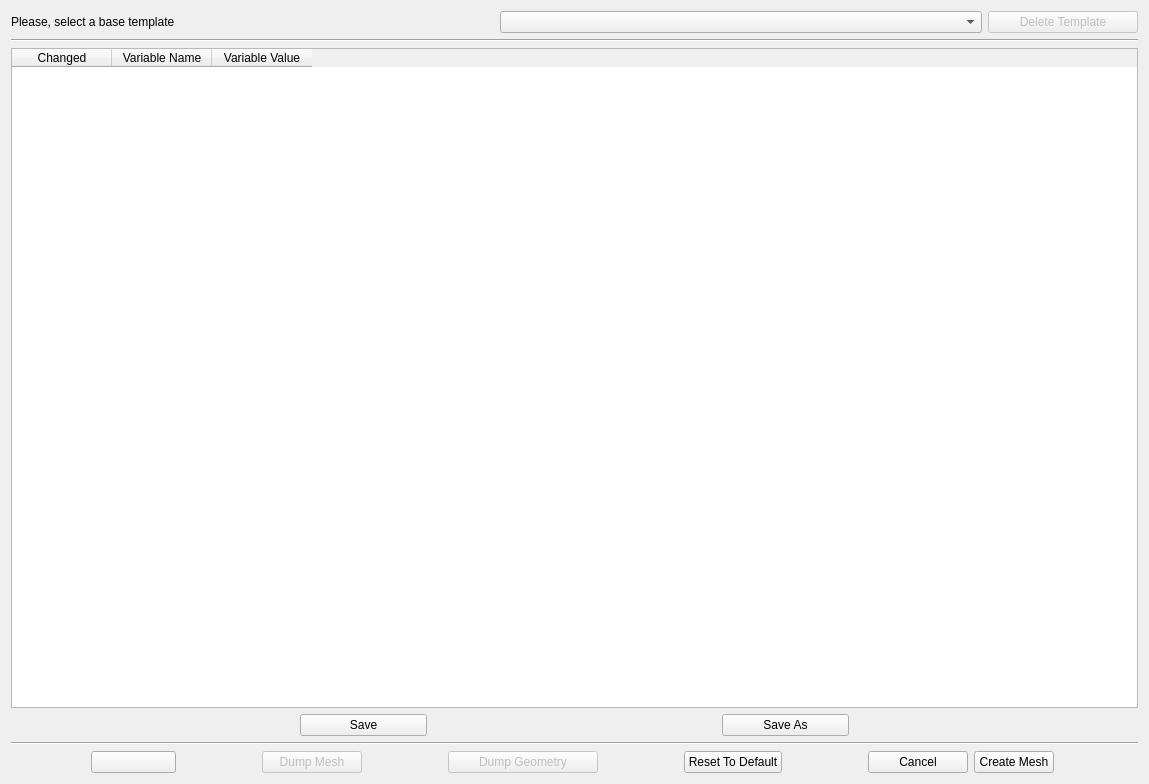
<?xml version="1.0" encoding="UTF-8"?>
<ui version="4.0">
 <class>SalomeTemplateDialog</class>
 <widget class="QDialog" name="SalomeTemplateDialog">
  <property name="geometry">
   <rect>
    <x>0</x>
    <y>0</y>
    <width>1149</width>
    <height>784</height>
   </rect>
  </property>
  <property name="windowTitle">
   <string>Custom Salome Templates</string>
  </property>
  <layout class="QVBoxLayout" name="verticalLayout">
   <item>
    <layout class="QHBoxLayout" name="horizontalLayout_5">
     <item>
      <widget class="QLabel" name="selectTemplatelabel">
       <property name="text">
        <string>Please, select a base template</string>
       </property>
      </widget>
     </item>
     <item>
      <widget class="QComboBox" name="templateSelComboBox"/>
     </item>
     <item>
      <widget class="QPushButton" name="deleteTemplateButton">
       <property name="enabled">
        <bool>false</bool>
       </property>
       <property name="sizePolicy">
        <sizepolicy hsizetype="Fixed" vsizetype="Fixed">
         <horstretch>0</horstretch>
         <verstretch>0</verstretch>
        </sizepolicy>
       </property>
       <property name="maximumSize">
        <size>
         <width>150</width>
         <height>27</height>
        </size>
       </property>
       <property name="text">
        <string>Delete Template</string>
       </property>
       <property name="icon">
        <iconset resource="../../toolbarIcons.qrc">
         <normaloff>:/messageBoxIcons/images/cross2.png</normaloff>:/messageBoxIcons/images/cross2.png</iconset>
       </property>
      </widget>
     </item>
    </layout>
   </item>
   <item>
    <widget class="Line" name="line">
     <property name="orientation">
      <enum>Qt::Horizontal</enum>
     </property>
    </widget>
   </item>
   <item>
    <widget class="QTableWidget" name="templateVarTable">
     <property name="alternatingRowColors">
      <bool>true</bool>
     </property>
     <column>
      <property name="text">
       <string>Changed</string>
      </property>
     </column>
     <column>
      <property name="text">
       <string>Variable Name</string>
      </property>
     </column>
     <column>
      <property name="text">
       <string>Variable Value</string>
      </property>
     </column>
    </widget>
   </item>
   <item>
    <layout class="QHBoxLayout" name="horizontalLayout_3">
     <property name="sizeConstraint">
      <enum>QLayout::SetFixedSize</enum>
     </property>
     <item>
      <widget class="QPushButton" name="saveButton">
       <property name="sizePolicy">
        <sizepolicy hsizetype="Fixed" vsizetype="Fixed">
         <horstretch>0</horstretch>
         <verstretch>0</verstretch>
        </sizepolicy>
       </property>
       <property name="maximumSize">
        <size>
         <width>127</width>
         <height>16777215</height>
        </size>
       </property>
       <property name="text">
        <string>Save</string>
       </property>
       <property name="icon">
        <iconset resource="../../toolbarIcons.qrc">
         <normaloff>:/new/toolbarIcons/images/disk.png</normaloff>:/new/toolbarIcons/images/disk.png</iconset>
       </property>
      </widget>
     </item>
     <item>
      <widget class="QPushButton" name="saveAsButton">
       <property name="sizePolicy">
        <sizepolicy hsizetype="Fixed" vsizetype="Fixed">
         <horstretch>0</horstretch>
         <verstretch>0</verstretch>
        </sizepolicy>
       </property>
       <property name="maximumSize">
        <size>
         <width>127</width>
         <height>27</height>
        </size>
       </property>
       <property name="text">
        <string>Save As</string>
       </property>
       <property name="icon">
        <iconset resource="../../toolbarIcons.qrc">
         <normaloff>:/new/toolbarIcons/images/save_as.png</normaloff>:/new/toolbarIcons/images/save_as.png</iconset>
       </property>
      </widget>
     </item>
    </layout>
   </item>
   <item>
    <widget class="Line" name="line_2">
     <property name="orientation">
      <enum>Qt::Horizontal</enum>
     </property>
    </widget>
   </item>
   <item>
    <layout class="QHBoxLayout" name="horizontalLayout_4">
     <property name="sizeConstraint">
      <enum>QLayout::SetFixedSize</enum>
     </property>
     <item>
      <widget class="QPushButton" name="helpButton">
       <property name="sizePolicy">
        <sizepolicy hsizetype="Fixed" vsizetype="Fixed">
         <horstretch>0</horstretch>
         <verstretch>0</verstretch>
        </sizepolicy>
       </property>
       <property name="maximumSize">
        <size>
         <width>85</width>
         <height>27</height>
        </size>
       </property>
       <property name="text">
        <string/>
       </property>
       <property name="icon">
        <iconset resource="../../toolbarIcons.qrc">
         <normaloff>:/new/toolbarIcons/images/help.png</normaloff>:/new/toolbarIcons/images/help.png</iconset>
       </property>
      </widget>
     </item>
     <item>
      <widget class="QPushButton" name="dumpMeshButton">
       <property name="enabled">
        <bool>false</bool>
       </property>
       <property name="sizePolicy">
        <sizepolicy hsizetype="Fixed" vsizetype="Fixed">
         <horstretch>0</horstretch>
         <verstretch>0</verstretch>
        </sizepolicy>
       </property>
       <property name="maximumSize">
        <size>
         <width>100</width>
         <height>27</height>
        </size>
       </property>
       <property name="text">
        <string>Dump Mesh</string>
       </property>
      </widget>
     </item>
     <item>
      <widget class="QPushButton" name="dumpGeometryButton">
       <property name="enabled">
        <bool>false</bool>
       </property>
       <property name="sizePolicy">
        <sizepolicy hsizetype="Fixed" vsizetype="Fixed">
         <horstretch>0</horstretch>
         <verstretch>0</verstretch>
        </sizepolicy>
       </property>
       <property name="maximumSize">
        <size>
         <width>150</width>
         <height>27</height>
        </size>
       </property>
       <property name="text">
        <string>Dump Geometry</string>
       </property>
      </widget>
     </item>
     <item>
      <widget class="QPushButton" name="reset2DefaultButton">
       <property name="sizePolicy">
        <sizepolicy hsizetype="Fixed" vsizetype="Fixed">
         <horstretch>0</horstretch>
         <verstretch>0</verstretch>
        </sizepolicy>
       </property>
       <property name="text">
        <string>Reset To Default</string>
       </property>
      </widget>
     </item>
     <item>
      <layout class="QHBoxLayout" name="horizontalLayout_2">
       <property name="sizeConstraint">
        <enum>QLayout::SetFixedSize</enum>
       </property>
       <item>
        <widget class="QPushButton" name="cancelButton">
         <property name="sizePolicy">
          <sizepolicy hsizetype="Fixed" vsizetype="Fixed">
           <horstretch>0</horstretch>
           <verstretch>0</verstretch>
          </sizepolicy>
         </property>
         <property name="maximumSize">
          <size>
           <width>100</width>
           <height>100</height>
          </size>
         </property>
         <property name="text">
          <string>Cancel</string>
         </property>
        </widget>
       </item>
       <item>
        <widget class="QPushButton" name="createMeshButton">
         <property name="sizePolicy">
          <sizepolicy hsizetype="Fixed" vsizetype="Fixed">
           <horstretch>0</horstretch>
           <verstretch>0</verstretch>
          </sizepolicy>
         </property>
         <property name="text">
          <string>Create Mesh</string>
         </property>
        </widget>
       </item>
      </layout>
     </item>
    </layout>
   </item>
  </layout>
 </widget>
 <resources>
  <include location="../../toolbarIcons.qrc"/>
 </resources>
 <connections/>
</ui>
